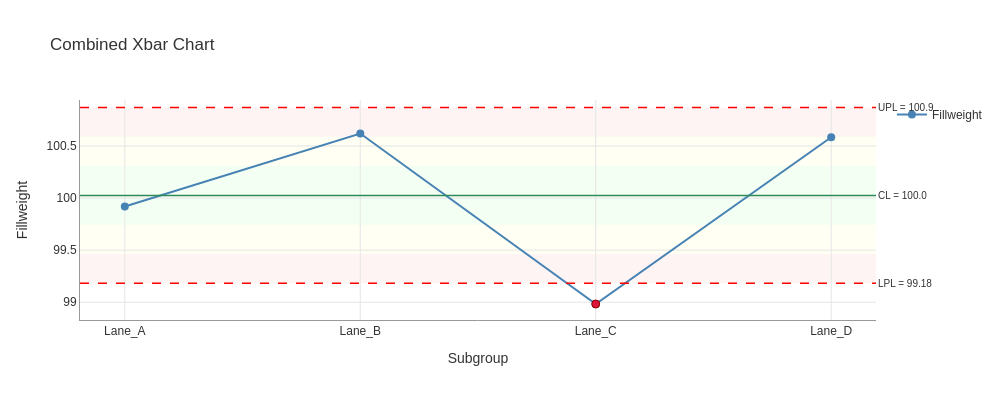

Notebook source saved alongside this figure:
### Markdown cell above
## Compare with Combined Analysis

Let's see what the Xbar-S analysis shows:

### Code cell
# Combined Xbar analysis
result_xbar = study.execute(chart='Xbar')

fig = result_xbar.plot(
    chart='Xbar',
    show_zones=True,
    highlight_signals=True,
    title='Combined Xbar Chart'
)
fig.show()

### Figure 1 — Plotly figure (JSON) as saved in the notebook; plotly's stock layout.template omitted (floating-point values rounded to 4 significant figures)
{"data": [{"hovertemplate": "%{x}<br>%{y:.3f}<extra></extra>", "line": {"color": "steelblue", "width": 2.0}, "marker": {"color": "steelblue", "size": 8}, "mode": "lines+markers", "name": "Fillweight", "type": "scatter", "x": ["Lane_A", "Lane_B", "Lane_C", "Lane_D"], "y": [99.92, 100.6, 98.98, 100.6]}, {"hovertemplate": "Out of Control<br>%{x}<br>%{y:.3f}<extra></extra>", "marker": {"color": "#DC143C", "line": {"color": "#8B0000", "width": 1.0}, "size": 8, "symbol": "circle"}, "mode": "markers", "name": "Out of Control", "showlegend": false, "type": "scatter", "x": ["Lane_C"], "y": [98.98]}], "layout": {"annotations": [{"font": {"size": 10}, "showarrow": false, "text": "UPL = 100.9", "x": 1, "xanchor": "left", "xref": "x domain", "y": 100.9, "yanchor": "middle", "yref": "y"}, {"font": {"size": 10}, "showarrow": false, "text": "LPL = 99.18", "x": 1, "xanchor": "left", "xref": "x domain", "y": 99.18, "yanchor": "middle", "yref": "y"}, {"font": {"size": 10}, "showarrow": false, "text": "CL = 100.0", "x": 1, "xanchor": "left", "xref": "x domain", "y": 100.0, "yanchor": "middle", "yref": "y"}], "font": {"color": "#333333", "family": "Arial, sans-serif", "size": 12}, "height": 400, "hovermode": "x unified", "paper_bgcolor": "white", "plot_bgcolor": "white", "shapes": [{"fillcolor": "#B3FFB3", "layer": "below", "line": {"width": 0}, "opacity": 0.15, "type": "rect", "x0": 0, "x1": 1, "xref": "x domain", "y0": 99.74, "y1": 100.3, "yref": "y"}, {"fillcolor": "#FFFFB3", "layer": "below", "line": {"width": 0}, "opacity": 0.15, "type": "rect", "x0": 0, "x1": 1, "xref": "x domain", "y0": 100.3, "y1": 100.6, "yref": "y"}, {"fillcolor": "#FFFFB3", "layer": "below", "line": {"width": 0}, "opacity": 0.15, "type": "rect", "x0": 0, "x1": 1, "xref": "x domain", "y0": 99.46, "y1": 99.74, "yref": "y"}, {"fillcolor": "#FFB3B3", "layer": "below", "line": {"width": 0}, "opacity": 0.15, "type": "rect", "x0": 0, "x1": 1, "xref": "x domain", "y0": 100.6, "y1": 100.9, "yref": "y"}, {"fillcolor": "#FFB3B3", "layer": "below", "line": {"width": 0}, "opacity": 0.15, "type": "rect", "x0": 0, "x1": 1, "xref": "x domain", "y0": 99.18, "y1": 99.46, "yref": "y"}, {"line": {"color": "red", "dash": "dash", "width": 1.5}, "type": "line", "x0": 0, "x1": 1, "xref": "x domain", "y0": 100.9, "y1": 100.9, "yref": "y"}, {"line": {"color": "red", "dash": "dash", "width": 1.5}, "type": "line", "x0": 0, "x1": 1, "xref": "x domain", "y0": 99.18, "y1": 99.18, "yref": "y"}, {"line": {"color": "#2E8B57", "width": 1.5}, "type": "line", "x0": 0, "x1": 1, "xref": "x domain", "y0": 100.0, "y1": 100.0, "yref": "y"}], "showlegend": true, "title": {"text": "Combined Xbar Chart"}, "width": 1000, "xaxis": {"gridcolor": "#E5E5E5", "gridwidth": 1.0, "linecolor": "#999999", "linewidth": 1.0, "showgrid": true, "showline": true, "title": {"text": "Subgroup"}}, "yaxis": {"gridcolor": "#E5E5E5", "gridwidth": 1.0, "linecolor": "#999999", "linewidth": 1.0, "showgrid": true, "showline": true, "title": {"text": "Fillweight"}}}}
